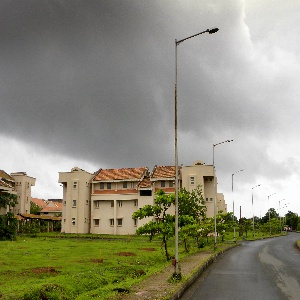
#> input picture Data/test2small.jpg, 300 x 300 px
$ python version101.py Data/test2small.jpg Data/small2.png   (Python 2 division)
#> lines starting #> are read from the running program, lines starting #| are printed output that depends on the picture; after the words box and inside, x2 and y2 are one past the last pixel; in counts of white or black regions, pixels touching at a corner belong together
import cv2
import sys
import math
import numpy as np

import matplotlib.pyplot as plt

class BezierCurve():
    def __init__(self, inp):
        self.points = np.asarray( map(lambda x : [x[0][0], x[1][0]], inp) )


class Bezier():
    """Find the piece-wise Bezier Curve"""
    def __init__(self, err):
        self.error =  err
        self.curves = []

    # [37 lines left out: function get_control_points, not called in this run]

    def get_point(self, CP, t):
        return ((1-t)**3)*CP[0] + 3*t*((1-t)**2)*CP[1] + 3*(1-t)*(t**2)*CP[2] + (t**3)*CP[3]

    def distance(self, p1, p2):
        return ((p1[0][0] - p2[0][0])**2 + (p1[1][0] - p2[1][0])**2)**0.5

    # [43 lines left out: functions get_max_error_index, gen_curves, plotBZ, not called in this run]


class Segmentation():

	# [66 lines left out: functions gen_mask, masked_image, gen_image, dfs, draw_image, not called in this run]

	def edge_detection(self, img, color):
		print '*' * 50
		print 'edge_detection called'
		print '*' * 50
		print

		imgg = img.copy()
		imgg[img==color] = 255
		imgg[img!=color] = 0

		h,w = img.shape[:2]
		cv2.imshow('res', imgg)
		cv2.waitKey(0)

		# boundary_points = []
		contours, hierarchy = cv2.findContours(imgg,cv2.RETR_TREE,cv2.CHAIN_APPROX_SIMPLE)

		req_contour = None
		max_area = -1*float('inf')
		for i in range(len(contours)):
			area = cv2.contourArea(contours[i])
			if area > max_area:
				max_area = area
				req_contour = contours[i]

		points = np.reshape(req_contour, (req_contour.shape[0],2) )
		points = map(lambda x : [x[1], x[0]], points)
		points.append(points[0])
		# boundary_points.append(points)
		return [points]

	# [22 lines left out: function make_invariant, not called in this run]


	def process(self, path_seg, path_original, error_limit):
#> called with path_seg = 'Data/test2small.jpg', path_original = 'Data/small2.png', error_limit = 0.001
		print '*' * 50
		print 'process called'
		print '*' * 50
		print

		img_gray = cv2.imread(path_seg, 0)
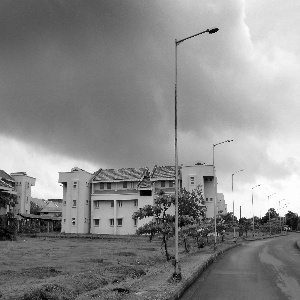
#> img_gray: shape (300, 300); min 0, max 255, mean 137.7
		img_color = cv2.imread(path_original)
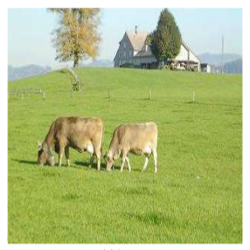
#> input picture Data/small2.png, 250 x 250 px
#> img_color is the input picture: shape (250, 250, 3); mean B, G, R 126.2, 188, 174.3


		height1, width1 = img_gray.shape
#> height1 = 300; width1 = 300
		height2, width2, channels = img_color.shape
#> height2 = 250; width2 = 250; channels = 3

		height = max(height1, height2)
#> height = 300
		width = max(width1, width2)
#> width = 300

		colors = np.unique(img_gray)
#> colors = 256 values from 0 to 255
		print len(colors)
#| 256
		for color in colors:
			for boundary_points_ in self.edge_detection(img_gray, color):

				if boundary_points_ is None:
					continue

				with open('ay.txt','w') as f:
					for point in boundary_points_:
						f.write( str(point[0]) + " " + str(point[1]) + '\n')

				sys.exit(0)
#> this loop made 1 pass
#| **************************************************
#| edge_detection called
#| **************************************************
#> pass 1, in edge_detection, `cv2.imshow('res', imgg)`:
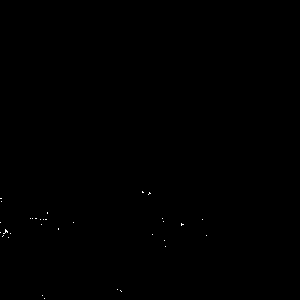
#> window 'res': shape (300, 300); 0.06% white in thin lines or dots, all inside (x1, y1, x2, y2) = (0, 191, 207, 299)
				# [10 lines of commented-out code are left out]


ss = Segmentation()

# segmented_regions_image, original_image, error
ss.process(sys.argv[1], sys.argv[2], 10**-3)
#> (the program exits here)
